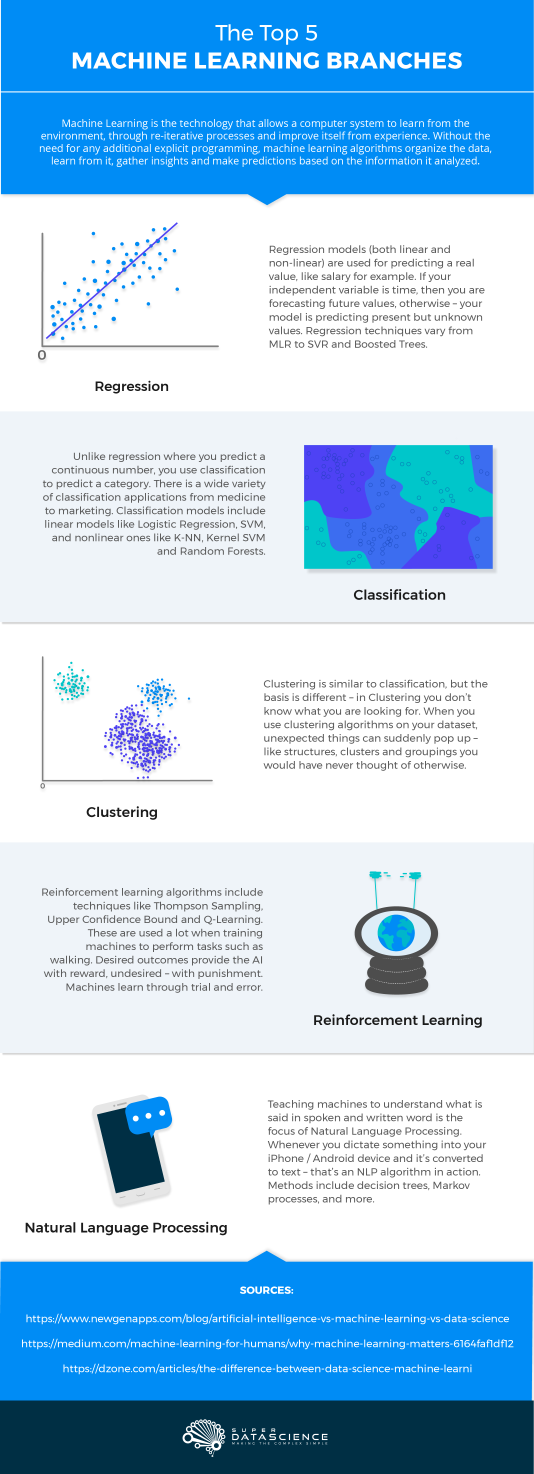
#> input picture ML_cheatsheet-01.png, 2134 x 5894 px, given in place of screen1.jpg, which was not available (shown at 1/4 size)
$ jupyter execute 'Image Comparison.ipynb'   (older library calls are emulated)
#> lines starting #> are read from the running program, lines starting #| are printed output that depends on the picture; after the words box and inside, x2 and y2 are one past the last pixel; in counts of white or black regions, pixels touching at a corner belong together; long printed decimals are rounded; pictures that were not available may be replaced by others from this repository, and a replacement may not be noted
[cell 1]
from skimage.measure import compare_ssim
import argparse
import imutils
import cv2

[cell 2]
ap = argparse.ArgumentParser()

[cell 3]
ap.add_argument("-f", "--first", required=True,
	help="first input image")
ap.add_argument("-s", "--second", required=True,
	help="second")

[cell 4]
imageA = cv2.imread('C:\\Users\\E005347\\Desktop\\pic\\screen1.jpg')
#> imageA is the input picture: shape (5894, 2134, 3); mean B, G, R 235.1, 206.8, 170.2
imageB = cv2.imread('C:\\Users\\E005347\\Desktop\\pic\\screen2.jpg')
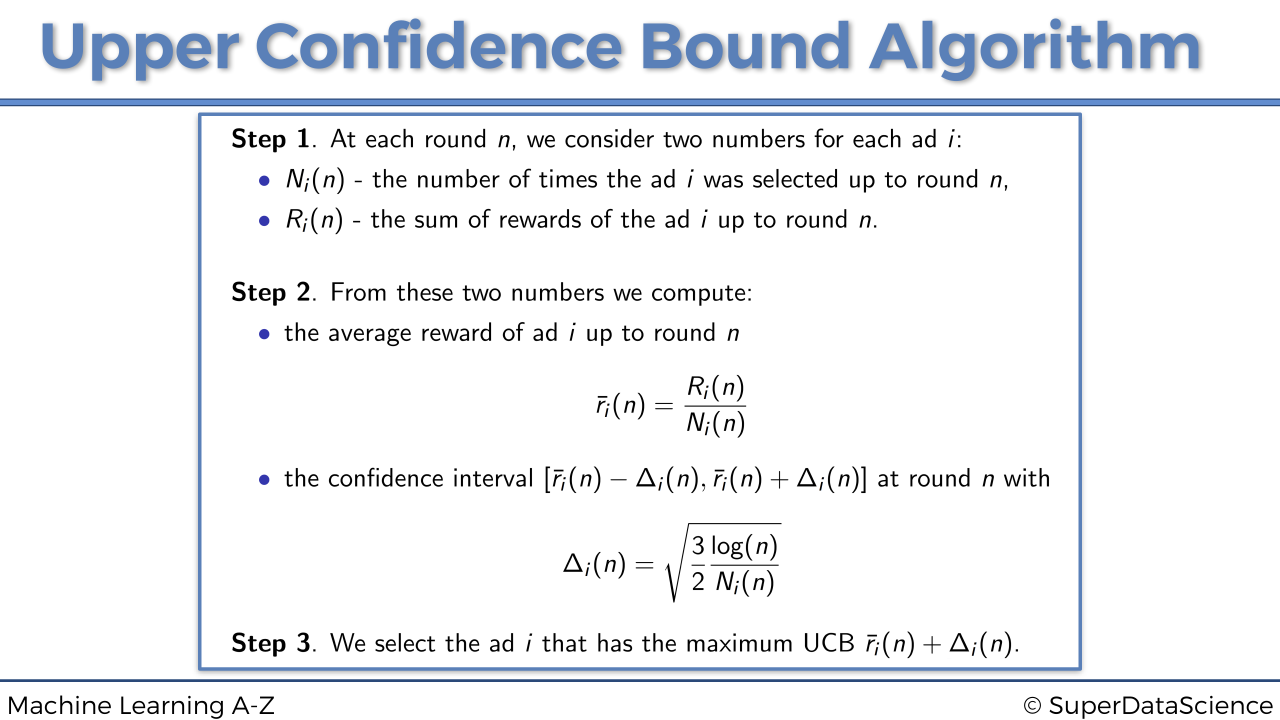
#> input picture UCB_Algorithm_Slide.png, 5120 x 2880 px, given in place of screen2.jpg, which was not available (shown at 1/4 size)
#> imageB is the input picture: shape (2880, 5120, 3); mean B, G, R 243.9, 241, 239.1

[cell 5]
imageA.shape
#> Out = (5894, 2134, 3)

[cell 6]
resizedA = cv2.resize(imageA,(1366,696))
resizedB = cv2.resize(imageB,(1366,696))

[cell 7]

# convert the images to grayscale
grayA = cv2.cvtColor(resizedA, cv2.COLOR_BGR2GRAY)
grayB = cv2.cvtColor(resizedB, cv2.COLOR_BGR2GRAY)

[cell 8]
import matplotlib.pyplot as plt
plt.imshow(resizedA)

[cell 9]
plt.imshow(imageA)

[cell 10]
plt.imshow(imageB)

[cell 11]
plt.imshow(grayA)

[cell 12]
# compute the Structural Similarity Index (SSIM) between the two
# images, ensuring that the difference image is returned
(score, diff) = compare_ssim(grayA, grayB, full=True)
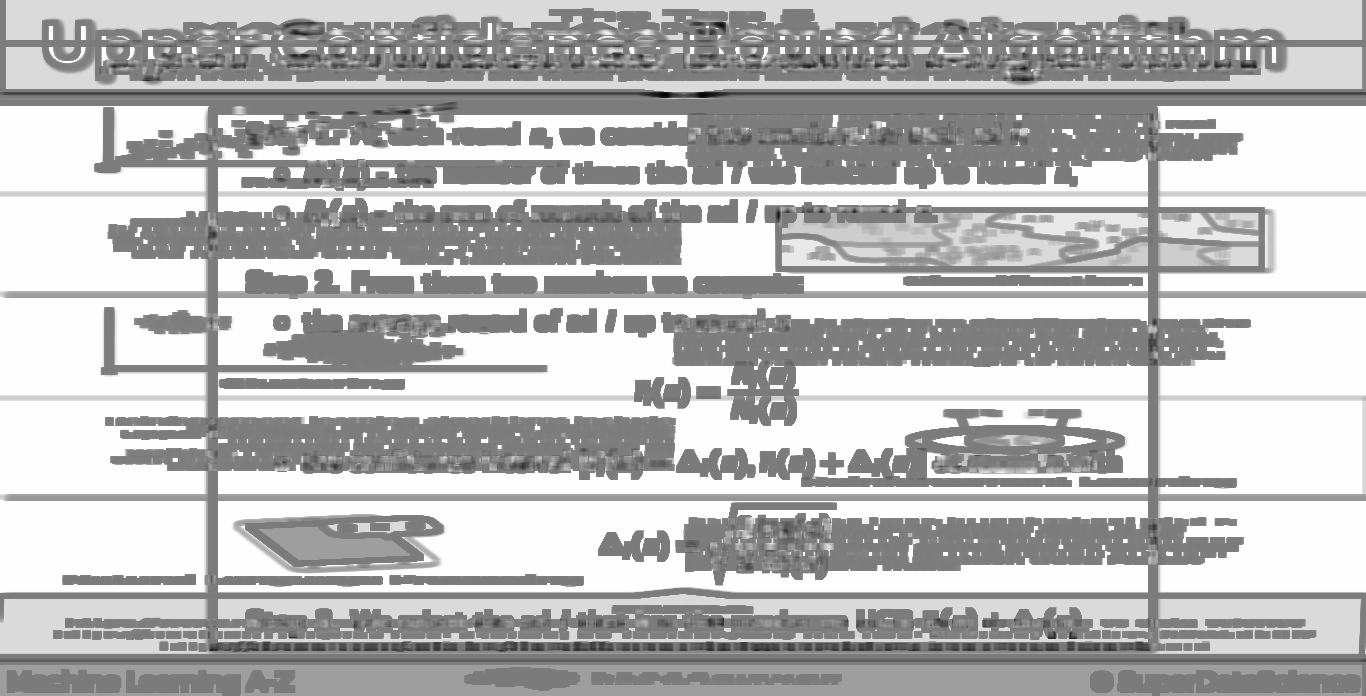
#> diff: shape (696, 1366) float64; min -0.929, max 1, mean 0.471; drawn with min black and max white
#> score = 0.47
diff = (diff * 255).astype("uint8")
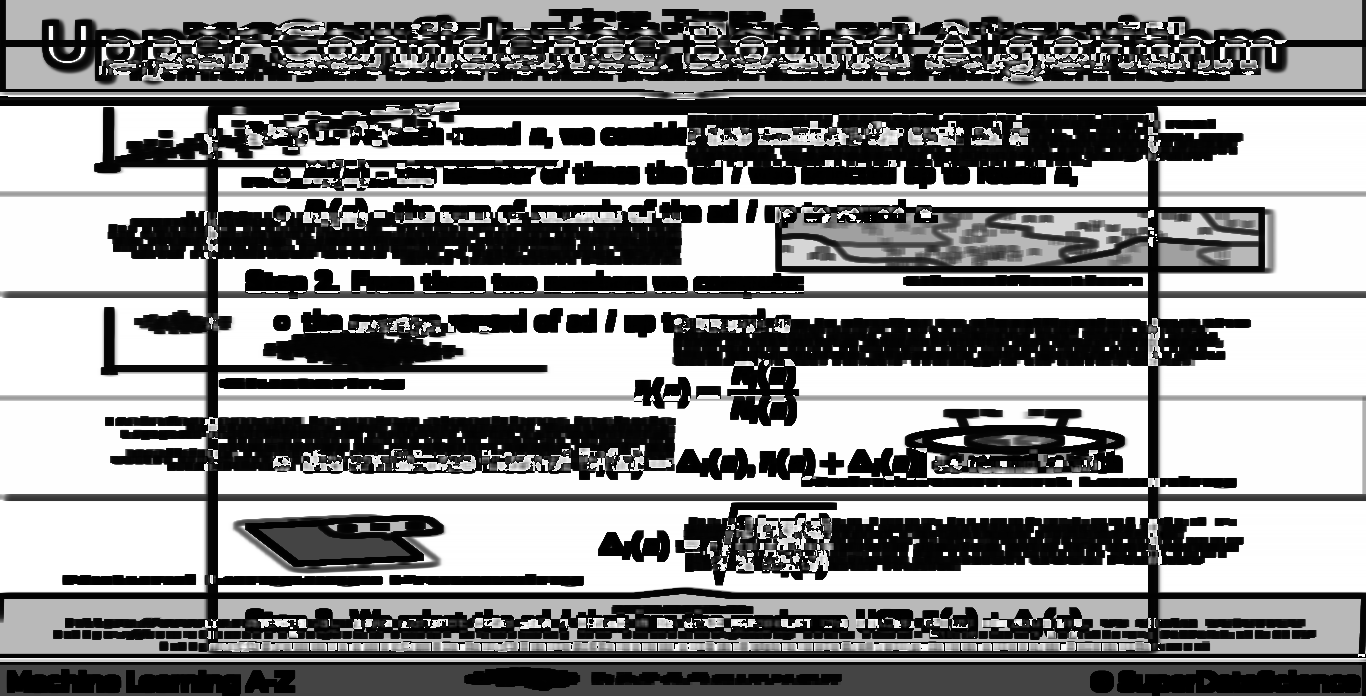
#> diff: shape (696, 1366); min 0, max 255, mean 134.9
print("SSIM: {}".format(score))
#| SSIM: 0.4698

[cell 13]
# threshold the difference image, followed by finding contours to
# obtain the regions of the two input images that differ
thresh = cv2.threshold(diff, 0, 255,
cv2.THRESH_BINARY_INV )[1]
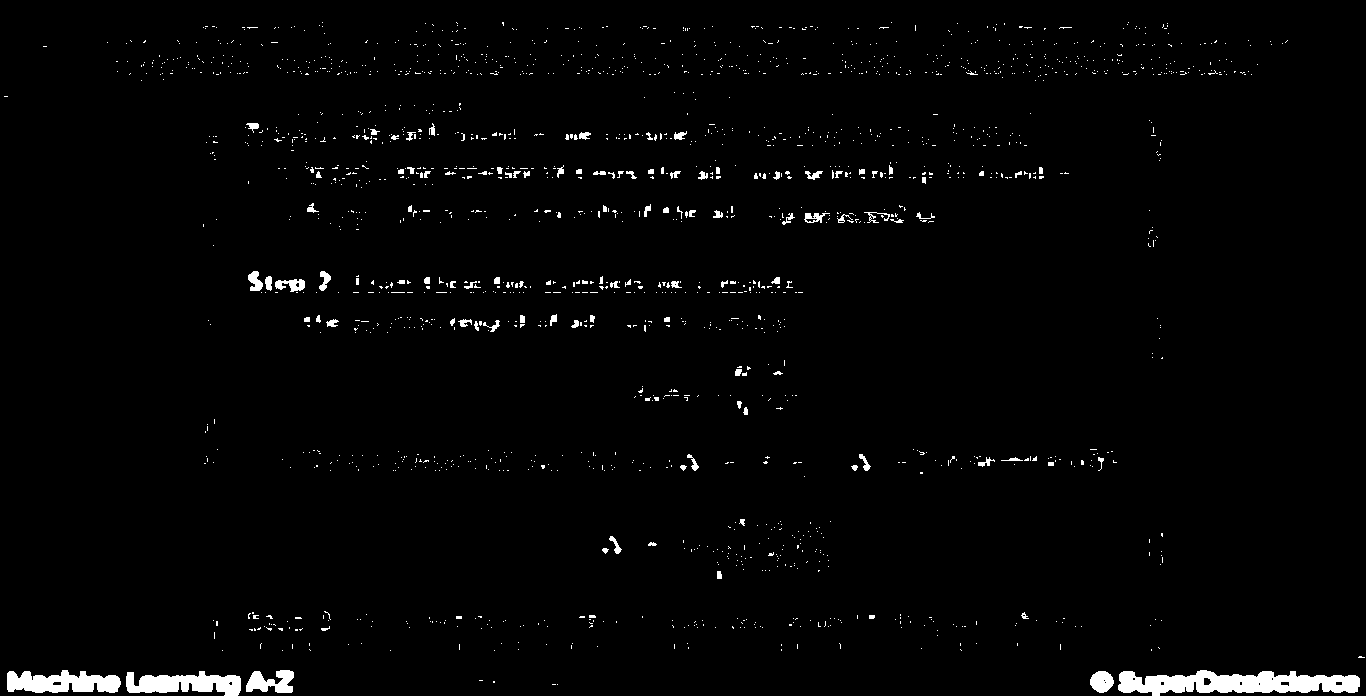
#> thresh: shape (696, 1366); 1.9% white; 1811 white regions (1701 under 20 px)
cnts = cv2.findContours(thresh.copy(), cv2.RETR_EXTERNAL,
cv2.CHAIN_APPROX_SIMPLE)
#> cnts = 1811 contours, 1757 with area under 20; largest, box (x1, y1, x2, y2) and area: (1118, 670, 1360, 696) 3882, (7, 670, 121, 693) 1734, (126, 671, 241, 696) 1698, (246, 670, 294, 693) 630, (1090, 671, 1114, 693) 366
cnts = imutils.grab_contours(cnts)

[cell 14]
plt.imshow(thresh)

[cell 15]
for c in cnts:
	# compute the bounding box of the contour and then draw the
	# bounding box on both input images to represent where the two
	# images differ
	(x, y, w, h) = cv2.boundingRect(c)
	cv2.rectangle(imageA, (x, y), (x + w, y + h), (0, 0, 255), 2)
	cv2.rectangle(imageB, (x, y), (x + w, y + h), (0, 0, 255), 2)
#> this loop made 1811 passes
#> (x, y, w, h) on passes 1, 5, 6: (557, 684, 1, 1), (1090, 671, 24, 22), (126, 671, 115, 25)

[cell 16]
cv2.imshow("Original", imageA)
cv2.imshow("Modified", imageB)
cv2.imshow("Diff", diff)
cv2.imshow("Thresh", thresh)

[cell 17]
cv2.imshow("Diff", diff)

[cell 18]
cv2.imwrite('C:\\Users\\E005347\\Desktop\\pic\\differed_img.png', diff)
#> Out = True

[cell 19]
cv2.imwrite('C:\\Users\\E005347\\Desktop\\pic\\modified_img.png', imageB)
#> Out = True

[cell 20]
cv2.imwrite('C:\\Users\\E005347\\Desktop\\pic\\original_img.png', imageA)
#> Out = True

[cell 21]
cv2.imwrite('C:\\Users\\E005347\\Desktop\\pic\\threshold_img.png', thresh)
#> Out = True
